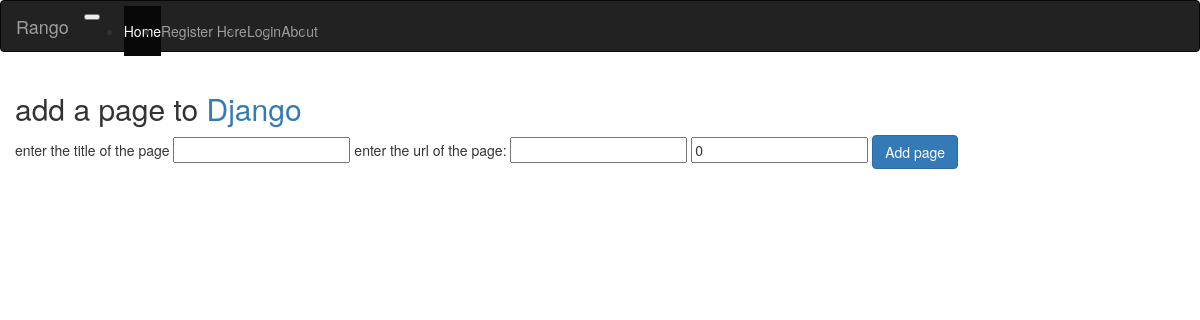
/rango/category/django/add_page/, run on an earlier commit of the app's database.
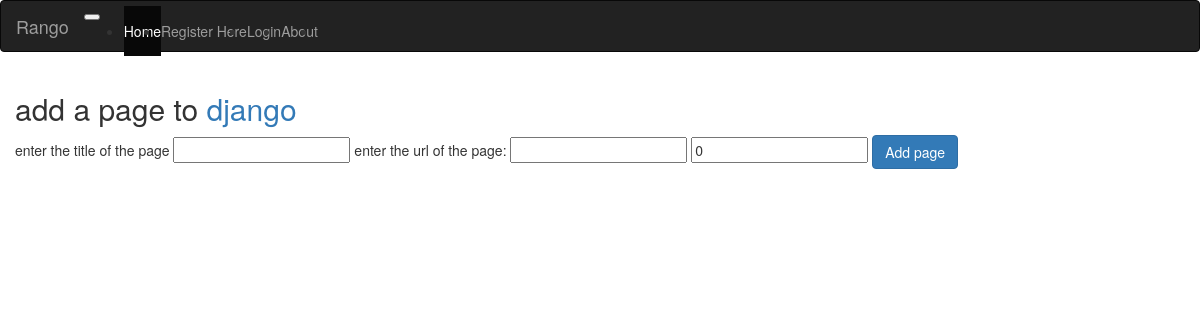
And on a later commit of the database.
### rango/models.py (models this page shows, shortened)
class Category(models.Model):
    name=models.CharField(max_length=128,unique=True)
    views=models.IntegerField(default=0)
    likes=models.IntegerField(default=0)
    slug=models.SlugField(blank=True,unique=True)
    class Meta:
        verbose_name_plural='Categories'

### rango/views.py (the view, shortened to what this page needs)
# urls.py: url(r'^category/(?P<category_name_slug>[\w\-]+)/add_page/$', views.add_page, name='add_page'),
def add_page(request,category_name_slug):
    try:
        category=Category.objects.get(slug=category_name_slug)
    except Category.DoesNotExist:
        category=None
    form=PageFarm()
    context_dict={'form':form,'category':category}
    return render(request,'rango/add_page.html',context_dict)

### rango/forms.py (shortened to what this page needs)
class PageFarm(forms.ModelForm):
    title= forms.CharField(max_length=128, help_text="enter the title of the page")
    url= forms.URLField(max_length=128, help_text="enter the url of the page:")
    views=forms.IntegerField(widget=forms.HiddenInput(),initial=0)
    class Meta:
        model=Page
        exclude=('category',)

### templates/rango/add_page.html (shortened to what this page needs)
{% extends 'rango/base.html' %}
	{% load staticfiles %}
	{% block body_block %}
        {% if category %}
	      <form role="form" id="page_form" method="post" action="/rango/category/{{ category.slug }}/add_page/">
              <h2 class="form-signin-deading">add a page to
                  <a href="/rango/category/{{ category.slug }}/">{{ category.name }} </a>
              </h2>
          {% for field in form.visible_fields %}
              {{ field.help_text }}
              {{ field }}
	      {% endfor %}
           <button class="btn btn-primary " type="submit" name="submit"/>Add page </button>
          </form>
			{% else %}
				The specified category does not exist!
			{% endif%}
	{% endblock %}

What changed in the data, as far as the page shows it:
no longer on this page (row edited): Category: name "Django"
now on this page (row edited): Category: name "django"
